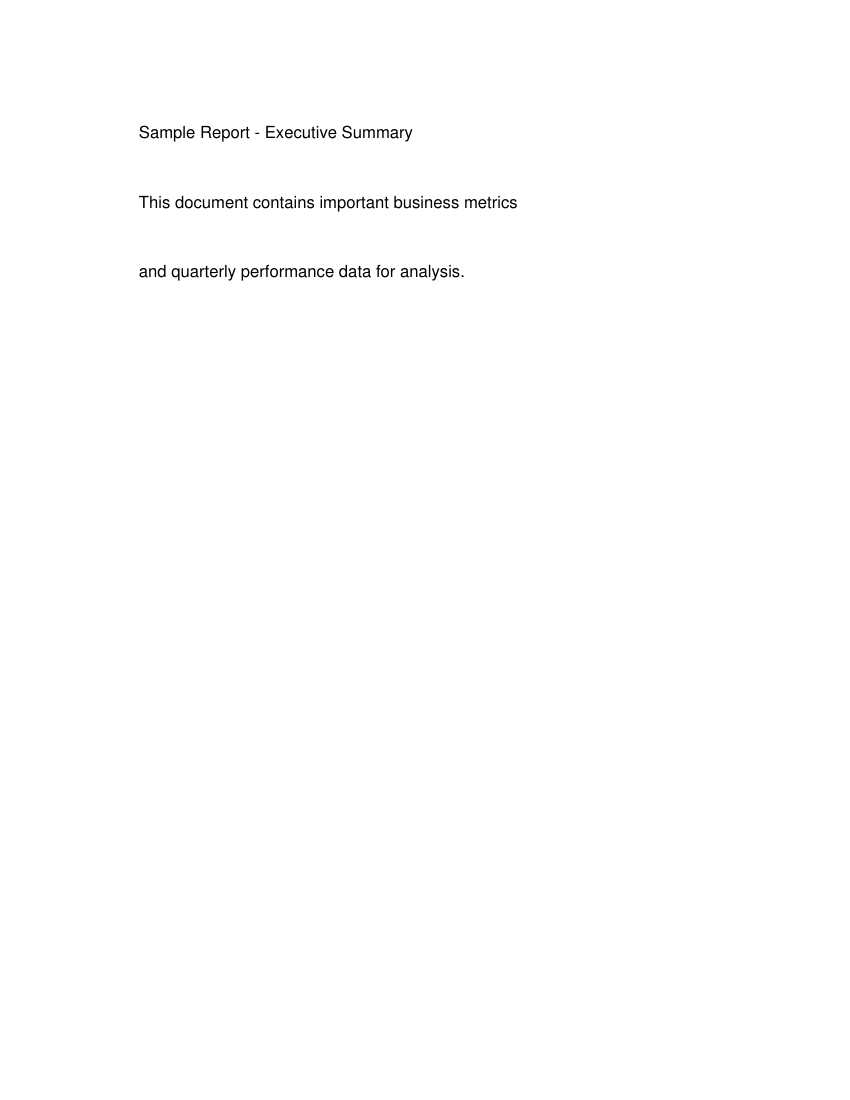

Write the Python code that produced this figure.
"""
Create another test PDF with a different name to verify the naming convention.
"""

from reportlab.pdfgen import canvas
from reportlab.lib.pagesizes import letter

def create_sample_report(filename="sample_report.pdf"):
    """Create a sample report PDF."""
    c = canvas.Canvas(filename, pagesize=letter)
    width, height = letter
    
    # Page 1
    c.drawString(100, height - 100, "Sample Report - Executive Summary")
    c.drawString(100, height - 150, "This document contains important business metrics")
    c.drawString(100, height - 200, "and quarterly performance data for analysis.")
    c.showPage()
    
    # Page 2
    c.drawString(100, height - 100, "Sample Report - Financial Data")
    c.drawString(100, height - 150, "Revenue: $1,000,000")
    c.drawString(100, height - 200, "Expenses: $750,000")
    c.drawString(100, height - 250, "Net Profit: $250,000")
    c.showPage()
    
    # Page 3
    c.drawString(100, height - 100, "Sample Report - Conclusion")
    c.drawString(100, height - 150, "The company shows strong performance")
    c.drawString(100, height - 200, "with positive growth trends.")
    c.showPage()
    
    c.save()
    print(f"Created sample report: {filename}")

if __name__ == "__main__":
    create_sample_report()